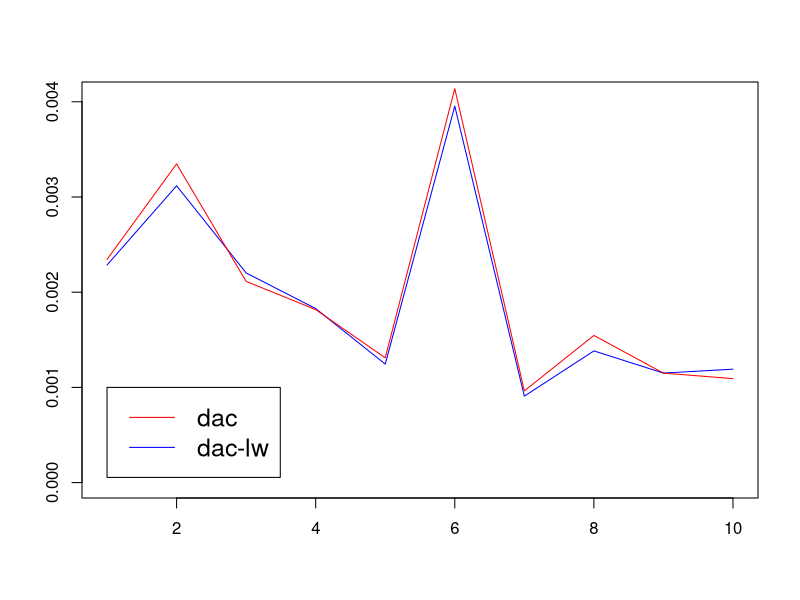

This chart was generated by the following R code: (Note: this script raises an error after producing the figure.)
library(readr)
lgssm8_mse <- read_csv("buster/lgssm8_mse.csv")
lgssm8_runtime <- read_csv("buster/lgssm8_runtime.csv")

Time.step <- nrow(lgssm8_mse)
d <- ncol(lgssm8_mse)/2
# MSE
plot(1:Time.step, type = "l", rowMeans(lgssm8_mse[, 1:d]), col = "blue", xlab=" ", ylab=" ",
     ylim = c(0, max(rowMeans(lgssm8_mse))), cex = 2)
lines(1:Time.step, rowMeans(lgssm8_mse[, (d+1):(2*d)]), col = "red")
legend(1, 0.001, legend = c("dac", "dac-lw"), col=c("red", "blue"), lty=1, cex=1.5)

# relative MSE
lgssm8_mse[, 1:d]/true_variances
lgssm8_mse[, (d+1):(2*d)]/true_variances
